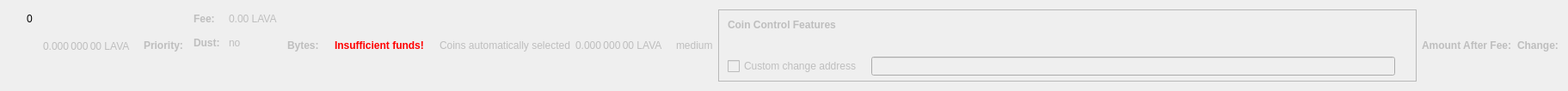
    <widget class="QWidget" name="dummyHideWidget" native="true">
     <property name="maximumSize">
      <size>
       <width>100</width>
       <height>22</height>
      </size>
     </property>
     <layout class="QHBoxLayout" name="dummyHideLayout">
      <item>
       <layout class="QFormLayout" name="formLayoutCoinControl1">
        <property name="horizontalSpacing">
         <number>10</number>
        </property>
        <property name="verticalSpacing">
         <number>14</number>
        </property>
        <property name="leftMargin">
         <number>10</number>
        </property>
        <property name="topMargin">
         <number>4</number>
        </property>
        <property name="rightMargin">
         <number>6</number>
        </property>
        <item row="0" column="1">
         <widget class="QLabel" name="labelCoinControlBytes">
          <property name="cursor">
           <cursorShape>IBeamCursor</cursorShape>
          </property>
          <property name="contextMenuPolicy">
           <enum>Qt::ActionsContextMenu</enum>
          </property>
          <property name="text">
           <string notr="true">0</string>
          </property>
          <property name="textInteractionFlags">
           <set>Qt::LinksAccessibleByMouse|Qt::TextSelectableByKeyboard|Qt::TextSelectableByMouse</set>
          </property>
         </widget>
        </item>
       </layout>
      </item>
      <item>
       <widget class="QLabel" name="labelCoinControlAfterFee">
        <property name="enabled">
         <bool>false</bool>
        </property>
        <property name="sizePolicy">
         <sizepolicy hsizetype="Fixed" vsizetype="Fixed">
          <horstretch>0</horstretch>
          <verstretch>0</verstretch>
         </sizepolicy>
        </property>
        <property name="minimumSize">
         <size>
          <width>111</width>
          <height>12</height>
         </size>
        </property>
        <property name="maximumSize">
         <size>
          <width>111</width>
          <height>12</height>
         </size>
        </property>
        <property name="cursor">
         <cursorShape>IBeamCursor</cursorShape>
        </property>
        <property name="contextMenuPolicy">
         <enum>Qt::ActionsContextMenu</enum>
        </property>
        <property name="text">
         <string notr="true">0.000 000 00 LAVA</string>
        </property>
        <property name="textInteractionFlags">
         <set>Qt::LinksAccessibleByMouse|Qt::TextSelectableByKeyboard|Qt::TextSelectableByMouse</set>
        </property>
       </widget>
      </item>
      <item>
       <widget class="QLabel" name="labelCoinControlPriorityText">
        <property name="enabled">
         <bool>false</bool>
        </property>
        <property name="font">
         <font>
          <weight>75</weight>
          <bold>true</bold>
         </font>
        </property>
        <property name="text">
         <string>Priority:</string>
        </property>
       </widget>
      </item>
      <item>
       <layout class="QHBoxLayout" name="horizontalLayout"/>
      </item>
      <item>
       <layout class="QFormLayout" name="formLayoutCoinControl3">
        <property name="horizontalSpacing">
         <number>10</number>
        </property>
        <property name="verticalSpacing">
         <number>14</number>
        </property>
        <property name="leftMargin">
         <number>6</number>
        </property>
        <property name="topMargin">
         <number>4</number>
        </property>
        <property name="rightMargin">
         <number>6</number>
        </property>
        <item row="0" column="0">
         <widget class="QLabel" name="labelCoinControlFeeText">
          <property name="enabled">
           <bool>false</bool>
          </property>
          <property name="font">
           <font>
            <weight>75</weight>
            <bold>true</bold>
           </font>
          </property>
          <property name="text">
           <string>Fee:</string>
          </property>
          <property name="margin">
           <number>0</number>
          </property>
         </widget>
        </item>
        <item row="0" column="1">
         <widget class="QLabel" name="labelCoinControlFee">
          <property name="enabled">
           <bool>false</bool>
          </property>
          <property name="cursor">
           <cursorShape>IBeamCursor</cursorShape>
          </property>
          <property name="contextMenuPolicy">
           <enum>Qt::ActionsContextMenu</enum>
          </property>
          <property name="text">
           <string notr="true">0.00 LAVA</string>
          </property>
          <property name="textInteractionFlags">
           <set>Qt::LinksAccessibleByMouse|Qt::TextSelectableByKeyboard|Qt::TextSelectableByMouse</set>
          </property>
         </widget>
        </item>
        <item row="1" column="0">
         <widget class="QLabel" name="labelCoinControlLowOutputText">
          <property name="enabled">
           <bool>false</bool>
          </property>
          <property name="font">
           <font>
            <weight>75</weight>
            <bold>true</bold>
           </font>
          </property>
          <property name="text">
           <string>Dust:</string>
          </property>
         </widget>
        </item>
        <item row="1" column="1">
         <widget class="QLabel" name="labelCoinControlLowOutput">
          <property name="enabled">
           <bool>false</bool>
          </property>
          <property name="cursor">
           <cursorShape>IBeamCursor</cursorShape>
          </property>
          <property name="contextMenuPolicy">
           <enum>Qt::ActionsContextMenu</enum>
          </property>
          <property name="text">
           <string>no</string>
          </property>
          <property name="textInteractionFlags">
           <set>Qt::LinksAccessibleByMouse|Qt::TextSelectableByKeyboard|Qt::TextSelectableByMouse</set>
          </property>
         </widget>
        </item>
       </layout>
      </item>
      <item>
       <widget class="QLabel" name="labelCoinControlBytesText">
        <property name="enabled">
         <bool>false</bool>
        </property>
        <property name="font">
         <font>
          <weight>75</weight>
          <bold>true</bold>
         </font>
        </property>
        <property name="text">
         <string>Bytes:</string>
        </property>
       </widget>
      </item>
      <item>
       <layout class="QFormLayout" name="formLayoutCoinControl2">
        <property name="horizontalSpacing">
         <number>10</number>
        </property>
        <property name="verticalSpacing">
         <number>14</number>
        </property>
        <property name="leftMargin">
         <number>6</number>
        </property>
        <property name="topMargin">
         <number>4</number>
        </property>
        <property name="rightMargin">
         <number>6</number>
        </property>
       </layout>
      </item>
      <item>
       <layout class="QHBoxLayout" name="horizontalLayoutCoinControl2">
        <property name="spacing">
         <number>8</number>
        </property>
        <property name="bottomMargin">
         <number>10</number>
        </property>
       </layout>
      </item>
      <item>
       <widget class="QLabel" name="labelCoinControlInsuffFunds">
        <property name="enabled">
         <bool>false</bool>
        </property>
        <property name="minimumSize">
         <size>
          <width>0</width>
          <height>0</height>
         </size>
        </property>
        <property name="font">
         <font>
          <weight>75</weight>
          <bold>true</bold>
         </font>
        </property>
        <property name="styleSheet">
         <string notr="true">color:red;font-weight:bold;</string>
        </property>
        <property name="text">
         <string>Insufficient funds!</string>
        </property>
        <property name="margin">
         <number>5</number>
        </property>
       </widget>
      </item>
      <item>
       <layout class="QFormLayout" name="formLayoutCoinControl4">
        <property name="horizontalSpacing">
         <number>10</number>
        </property>
        <property name="verticalSpacing">
         <number>14</number>
        </property>
        <property name="leftMargin">
         <number>6</number>
        </property>
        <property name="topMargin">
         <number>4</number>
        </property>
        <property name="rightMargin">
         <number>6</number>
        </property>
       </layout>
      </item>
      <item>
       <widget class="QLabel" name="labelCoinControlAutomaticallySelected">
        <property name="enabled">
         <bool>false</bool>
        </property>
        <property name="sizePolicy">
         <sizepolicy hsizetype="Fixed" vsizetype="Fixed">
          <horstretch>0</horstretch>
          <verstretch>0</verstretch>
         </sizepolicy>
        </property>
        <property name="minimumSize">
         <size>
          <width>0</width>
          <height>0</height>
         </size>
        </property>
        <property name="maximumSize">
         <size>
          <width>240</width>
          <height>16777215</height>
         </size>
        </property>
        <property name="text">
         <string>Coins automatically selected</string>
        </property>
        <property name="margin">
         <number>5</number>
        </property>
       </widget>
      </item>
      <item>
       <widget class="QLabel" name="labelCoinControlChange">
        <property name="enabled">
         <bool>false</bool>
        </property>
        <property name="sizePolicy">
         <sizepolicy hsizetype="Fixed" vsizetype="Fixed">
          <horstretch>0</horstretch>
          <verstretch>0</verstretch>
         </sizepolicy>
        </property>
        <property name="minimumSize">
         <size>
          <width>111</width>
          <height>0</height>
         </size>
        </property>
        <property name="maximumSize">
         <size>
          <width>111</width>
          <height>16777215</height>
         </size>
        </property>
        <property name="cursor">
         <cursorShape>IBeamCursor</cursorShape>
        </property>
        <property name="contextMenuPolicy">
         <enum>Qt::ActionsContextMenu</enum>
        </property>
        <property name="text">
         <string notr="true">0.000 000 00 LAVA</string>
        </property>
        <property name="textInteractionFlags">
         <set>Qt::LinksAccessibleByMouse|Qt::TextSelectableByKeyboard|Qt::TextSelectableByMouse</set>
        </property>
       </widget>
      </item>
      <item>
       <widget class="QLabel" name="labelCoinControlPriority">
        <property name="enabled">
         <bool>false</bool>
        </property>
        <property name="cursor">
         <cursorShape>IBeamCursor</cursorShape>
        </property>
        <property name="contextMenuPolicy">
         <enum>Qt::ActionsContextMenu</enum>
        </property>
        <property name="text">
         <string>medium</string>
        </property>
        <property name="textInteractionFlags">
         <set>Qt::LinksAccessibleByMouse|Qt::TextSelectableByKeyboard|Qt::TextSelectableByMouse</set>
        </property>
       </widget>
      </item>
      <item>
       <widget class="QFrame" name="frameCoinControl">
        <property name="sizePolicy">
         <sizepolicy hsizetype="Expanding" vsizetype="Expanding">
          <horstretch>0</horstretch>
          <verstretch>0</verstretch>
         </sizepolicy>
        </property>
        <property name="maximumSize">
         <size>
          <width>16777215</width>
          <height>16777215</height>
         </size>
        </property>
        <property name="frameShape">
         <enum>QFrame::StyledPanel</enum>
        </property>
        <property name="frameShadow">
         <enum>QFrame::Sunken</enum>
        </property>
        <layout class="QVBoxLayout" name="verticalLayoutCoinControl2_2">
         <property name="spacing">
          <number>0</number>
         </property>
         <property name="leftMargin">
          <number>0</number>
         </property>
         <property name="topMargin">
          <number>0</number>
         </property>
         <property name="rightMargin">
          <number>0</number>
         </property>
         <property name="bottomMargin">
          <number>6</number>
         </property>
         <item>
          <layout class="QVBoxLayout" name="verticalLayoutCoinControl" stretch="0,0,0,1">
           <property name="spacing">
            <number>0</number>
           </property>
           <property name="leftMargin">
            <number>10</number>
           </property>
           <property name="topMargin">
            <number>10</number>
           </property>
           <item>
            <layout class="QHBoxLayout" name="horizontalLayoutCoinControl1">
             <property name="bottomMargin">
              <number>15</number>
             </property>
             <item>
              <widget class="QLabel" name="labelCoinControlFeatures">
               <property name="enabled">
                <bool>false</bool>
               </property>
               <property name="sizePolicy">
                <sizepolicy hsizetype="Preferred" vsizetype="Maximum">
                 <horstretch>0</horstretch>
                 <verstretch>0</verstretch>
                </sizepolicy>
               </property>
               <property name="font">
                <font>
                 <weight>75</weight>
                 <bold>true</bold>
                </font>
               </property>
               <property name="styleSheet">
                <string notr="true">font-weight:bold;</string>
               </property>
               <property name="text">
                <string>Coin Control Features</string>
               </property>
              </widget>
             </item>
            </layout>
           </item>
           <item>
            <widget class="QWidget" name="widgetCoinControl" native="true">
             <property name="sizePolicy">
              <sizepolicy hsizetype="Preferred" vsizetype="Preferred">
               <horstretch>0</horstretch>
               <verstretch>0</verstretch>
              </sizepolicy>
             </property>
             <property name="minimumSize">
              <size>
               <width>0</width>
               <height>0</height>
              </size>
             </property>
             <property name="styleSheet">
              <string notr="true"/>
             </property>
             <layout class="QHBoxLayout" name="horizontalLayoutCoinControl5_2">
              <property name="leftMargin">
               <number>0</number>
              </property>
              <property name="topMargin">
               <number>0</number>
              </property>
              <property name="rightMargin">
               <number>0</number>
              </property>
              <property name="bottomMargin">
               <number>0</number>
              </property>
              <item>
               <layout class="QHBoxLayout" name="horizontalLayoutCoinControl3">
                <property name="spacing">
                 <number>20</number>
                </property>
                <property name="topMargin">
                 <number>0</number>
                </property>
                <property name="bottomMargin">
                 <number>10</number>
                </property>
               </layout>
              </item>
             </layout>
            </widget>
           </item>
           <item>
            <layout class="QHBoxLayout" name="horizontalLayoutCoinControl4" stretch="0,0,0">
             <property name="spacing">
              <number>12</number>
             </property>
             <property name="sizeConstraint">
              <enum>QLayout::SetDefaultConstraint</enum>
             </property>
             <property name="topMargin">
              <number>5</number>
             </property>
             <property name="rightMargin">
              <number>5</number>
             </property>
             <item>
              <widget class="QCheckBox" name="checkBoxCoinControlChange">
               <property name="enabled">
                <bool>false</bool>
               </property>
               <property name="toolTip">
                <string>If this is activated, but the change address is empty or invalid, change will be sent to a newly generated address.</string>
               </property>
               <property name="text">
                <string>Custom change address</string>
               </property>
              </widget>
             </item>
             <item>
              <widget class="QValidatedLineEdit" name="lineEditCoinControlChange">
               <property name="enabled">
                <bool>false</bool>
               </property>
               <property name="sizePolicy">
                <sizepolicy hsizetype="Expanding" vsizetype="Fixed">
                 <horstretch>0</horstretch>
                 <verstretch>0</verstretch>
                </sizepolicy>
               </property>
              </widget>
             </item>
             <item>
              <widget class="QLabel" name="labelCoinControlChangeLabel_2">
               <property name="sizePolicy">
                <sizepolicy hsizetype="Preferred" vsizetype="Expanding">
                 <horstretch>0</horstretch>
                 <verstretch>0</verstretch>
                </sizepolicy>
               </property>
               <property name="minimumSize">
                <size>
                 <width>0</width>
                 <height>0</height>
                </size>
               </property>
               <property name="text">
                <string/>
               </property>
               <property name="margin">
                <number>3</number>
               </property>
              </widget>
             </item>
            </layout>
           </item>
           <item>
            <spacer name="verticalSpacerCoinControl">
             <property name="orientation">
              <enum>Qt::Vertical</enum>
             </property>
             <property name="sizeHint" stdset="0">
              <size>
               <width>800</width>
               <height>1</height>
              </size>
             </property>
            </spacer>
           </item>
          </layout>
         </item>
        </layout>
       </widget>
      </item>
      <item>
       <widget class="QLabel" name="labelCoinControlAfterFeeText">
        <property name="enabled">
         <bool>false</bool>
        </property>
        <property name="minimumSize">
         <size>
          <width>0</width>
          <height>0</height>
         </size>
        </property>
        <property name="maximumSize">
         <size>
          <width>16777215</width>
          <height>16777215</height>
         </size>
        </property>
        <property name="font">
         <font>
          <weight>75</weight>
          <bold>true</bold>
         </font>
        </property>
        <property name="text">
         <string>Amount After Fee:</string>
        </property>
        <property name="alignment">
         <set>Qt::AlignLeading|Qt::AlignLeft|Qt::AlignVCenter</set>
        </property>
        <property name="margin">
         <number>0</number>
        </property>
       </widget>
      </item>
      <item>
       <widget class="QLabel" name="labelCoinControlChangeText">
        <property name="enabled">
         <bool>false</bool>
        </property>
        <property name="sizePolicy">
         <sizepolicy hsizetype="Preferred" vsizetype="Preferred">
          <horstretch>0</horstretch>
          <verstretch>0</verstretch>
         </sizepolicy>
        </property>
        <property name="minimumSize">
         <size>
          <width>0</width>
          <height>0</height>
         </size>
        </property>
        <property name="maximumSize">
         <size>
          <width>16777215</width>
          <height>16777215</height>
         </size>
        </property>
        <property name="font">
         <font>
          <weight>75</weight>
          <bold>true</bold>
         </font>
        </property>
        <property name="text">
         <string>Change:</string>
        </property>
        <property name="alignment">
         <set>Qt::AlignLeading|Qt::AlignLeft|Qt::AlignVCenter</set>
        </property>
       </widget>
      </item>
     </layout>
    </widget>
